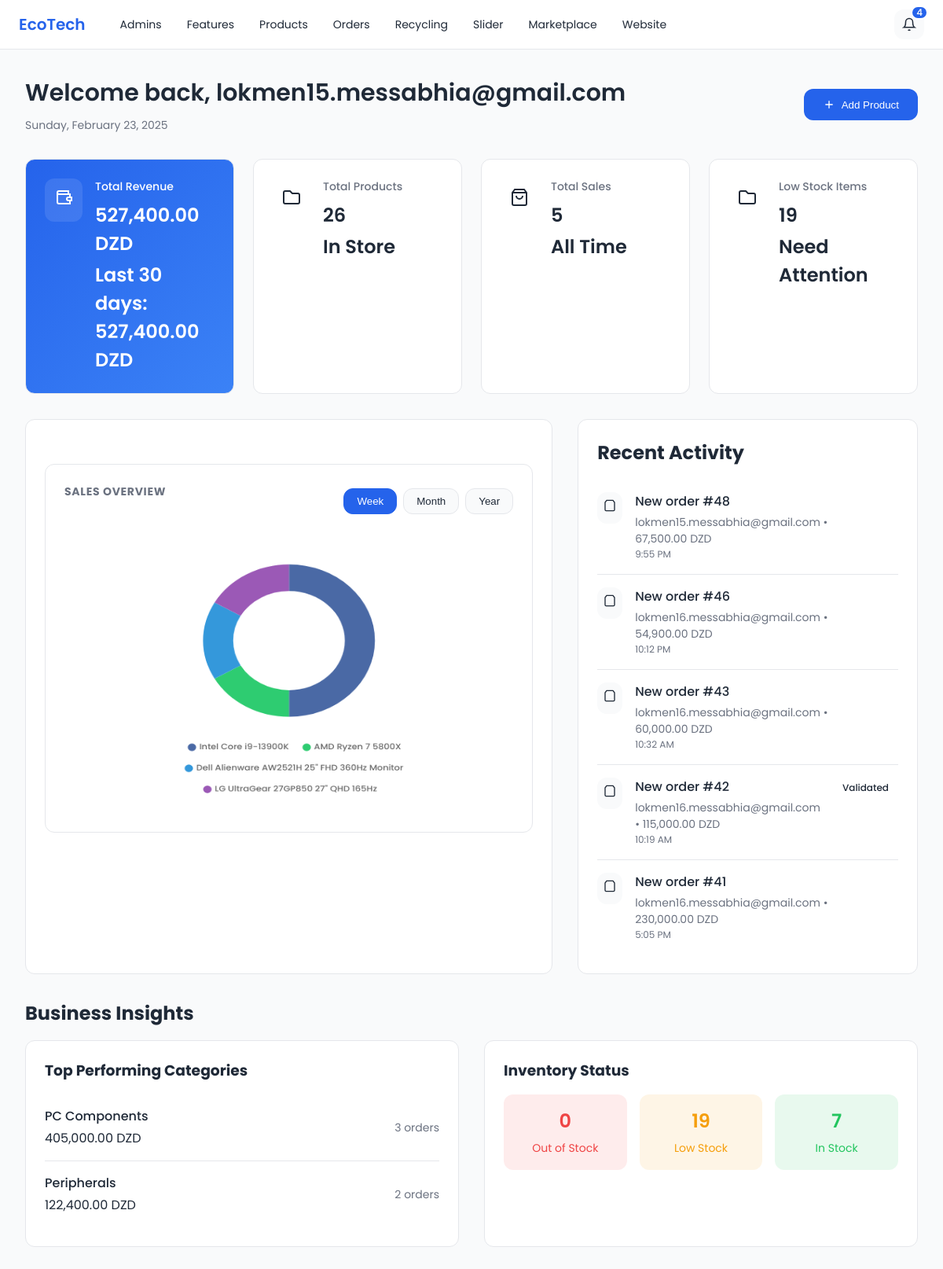
The page /dashboard.php (signed in) on the database as committed earlier.
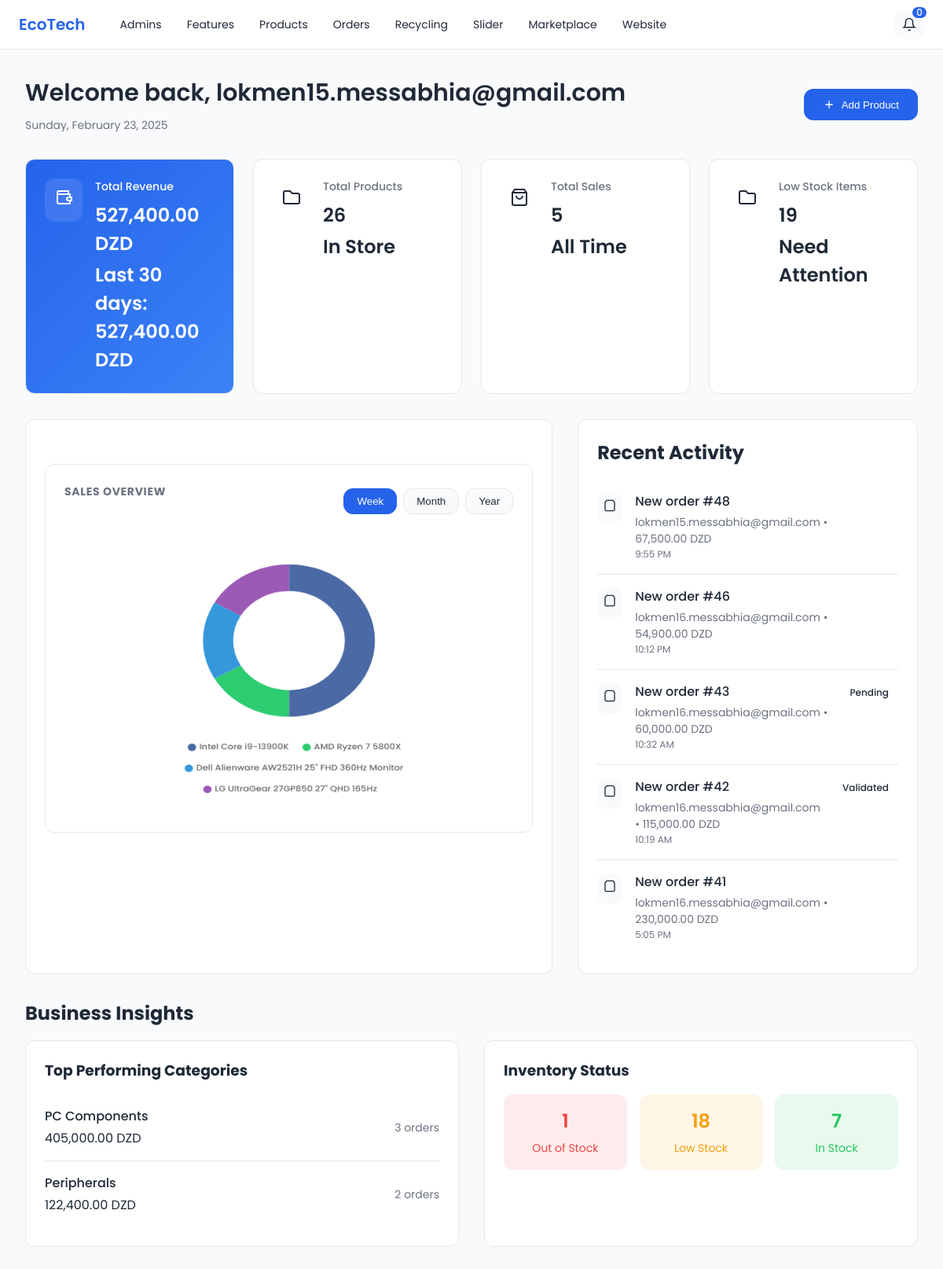
The same page on the database as committed later.
### tables this page shows
CREATE TABLE `orders` (
  `id` int(11) NOT NULL,
  `email` varchar(255) NOT NULL,
  `phone` varchar(20) NOT NULL,
  `address` text NOT NULL,
  `delivery_type` varchar(50) NOT NULL,
  `total_price` decimal(10,2) NOT NULL,
  `order_date` timestamp NOT NULL DEFAULT current_timestamp(),
  `status` varchar(50) NOT NULL,
  `qrtoken` varchar(255) NOT NULL,
  `user_id` int(11) NOT NULL,
  `wilaya_id` int(11) NOT NULL,
  `tracking_number` varchar(255) DEFAULT NULL
);

CREATE TABLE `users` (
  `id` int(11) NOT NULL,
  `email` varchar(255) NOT NULL,
  `phone` varchar(15) NOT NULL,
  `password` varchar(255) NOT NULL,
  `verification_token` varchar(6) DEFAULT NULL,
  `email_verified` tinyint(1) DEFAULT 0,
  `created_at` timestamp NOT NULL DEFAULT current_timestamp(),
  `profile_picture` varchar(255) DEFAULT NULL,
  `reset_token` varchar(255) DEFAULT NULL,
  `reset_token_expiry` datetime DEFAULT NULL,
  `username` varchar(255) DEFAULT NULL,
  `storage_used` bigint(20) DEFAULT 0,
  `storage_limit` bigint(20) DEFAULT 104857600
);

### dashboard.php (the view, shortened to what the changed rows need)
<?php
include 'db_connect.php';
$stmt = $pdo->prepare('SELECT * FROM admins WHERE id = ?');
$stmt->execute([$_SESSION['admin_id']]);
$admin = $stmt->fetch();
$query = "SELECT id, message, created_at FROM notifications WHERE is_read = 0 ORDER BY created_at DESC";
$stmt = $pdo->prepare($query);
$stmt->execute();
$notifications = $stmt->fetchAll(PDO::FETCH_ASSOC);
$new_orders_count = count($notifications);
?>
<!DOCTYPE html>
<html lang="en">
<head>
</head>
<body>
    <nav class="top-nav">
        <div class="nav-brand">
            <h1>EcoTech</h1>
        </div>
        <div class="nav-end">
            <div class="notification-icon" id="notificationIcon">
                <svg xmlns="http://www.w3.org/2000/svg" width="18" height="18" viewBox="0 0 24 24" fill="none" stroke="currentColor" stroke-width="2"><path d="M18 8A6 6 0 0 0 6 8c0 7-3 9-3 9h18s-3-2-3-9"></path><path d="M13.73 21a2 2 0 0 1-3.46 0"></path></svg>
                <span class="notification-badge"><?php echo $new_orders_count; ?></span>
            </div>
        </div>
    </nav>
    <div class="main-content">
        <div class="dashboard-header">
            <div class="welcome-section">
                <h1>Welcome back, <?php echo htmlspecialchars($admin['email']); ?></h1>
            </div>
        </div>
        <div class="dashboard-grid">
            <div class="chart-section">
                <div class="chart-container">
                    <div class="chart-header">
                        <h2>Sales Overview</h2>
                    </div>
                </div>
            </div>
            <div class="recent-activity">
                <h2>Recent Activity</h2>
                <div class="activity-list">
                    <?php
                        $stmt = $pdo->prepare('
                            SELECT o.id, o.order_date, u.email, o.status,
                                   SUM(p.price * od.quantity) as total_amount
                            FROM orders o
                            JOIN users u ON o.user_id = u.id
                            JOIN order_details od ON o.id = od.order_id
                            JOIN products p ON od.product_id = p.id
                            GROUP BY o.id, o.order_date, u.email, o.status
                            ORDER BY o.order_date DESC
                            LIMIT 5
                        ');
                        $stmt->execute();
                        $recent_orders = $stmt->fetchAll();
                        foreach ($recent_orders as $order):
                    ?>
                    <div class="activity-item">
                        <div class="activity-icon <?php echo $order['status']; ?>">
                            <svg xmlns="http://www.w3.org/2000/svg" width="16" height="16" viewBox="0 0 24 24" fill="none" stroke="currentColor" stroke-width="2"><path d="M6 2L3 6v14a2 2 0 002 2h14a2 2 0 002-2V6l-3-4z"/></svg>
                        </div>
                        <div class="activity-details">
                            <p class="activity-title">New order #<?php echo $order['id']; ?></p>
                            <p class="activity-meta">
                                <?php echo htmlspecialchars($order['email']); ?> •
                                <?php echo number_format($order['total_amount'], 2); ?> DZD
                            </p>
                            <p class="activity-time"><?php echo date('g:i A', strtotime($order['order_date'])); ?></p>
                        </div>
                        <div class="activity-status <?php echo $order['status']; ?>">
                            <?php echo ucfirst($order['status']); ?>
                        </div>
                    </div>
                    <?php endforeach; ?>
                </div>
            </div>
        </div>
        <?php if (isset($_SESSION['admin_role']) && $_SESSION['admin_role'] === 'superadmin'): ?>
        <div class="admin-insights">
            <h2>Business Insights</h2>
            <div class="insights-grid">
                <div class="insight-card">
                    <h3>Top Performing Categories</h3>
                    <div class="category-list">
                        <?php
                            $stmt = $pdo->prepare('
                                SELECT c.name, COUNT(o.id) as order_count, SUM(p.price * od.quantity) as revenue
                                FROM categories c
                                JOIN products p ON c.id = p.category_id
                                JOIN order_details od ON p.id = od.product_id
                                JOIN orders o ON od.order_id = o.id
                                GROUP BY c.id
                                ORDER BY revenue DESC
                                LIMIT 3
                            ');
                            $stmt->execute();
                            $top_categories = $stmt->fetchAll();
                            foreach ($top_categories as $category):
                        ?>
                        <div class="category-item">
                            <div class="category-info">
                                <h4><?php echo htmlspecialchars($category['name']); ?></h4>
                                <p><?php echo number_format($category['revenue'], 2); ?> DZD</p>
                            </div>
                            <div class="category-orders">
                                <?php echo $category['order_count']; ?> orders
                            </div>
                        </div>
                        <?php endforeach; ?>
                    </div>
                </div>
                <div class="insight-card">
                    <h3>Inventory Status</h3>
                    <div class="inventory-status">
                        <?php
                            $stmt = $pdo->prepare('
                                SELECT
                                    SUM(CASE WHEN stock = 0 THEN 1 ELSE 0 END) as out_of_stock,
                                    SUM(CASE WHEN stock BETWEEN 1 AND 10 THEN 1 ELSE 0 END) as low_stock,
                                    SUM(CASE WHEN stock > 10 THEN 1 ELSE 0 END) as in_stock
                                FROM products
                            ');
                            $stmt->execute();
                            $inventory = $stmt->fetch();
                        ?>
                        <div class="inventory-item critical">
                            <span class="count"><?php echo $inventory['out_of_stock']; ?></span>
                            <span class="label">Out of Stock</span>
                        </div>
                        <div class="inventory-item warning">
                            <span class="count"><?php echo $inventory['low_stock']; ?></span>
                            <span class="label">Low Stock</span>
                        </div>
                        <div class="inventory-item success">
                            <span class="count"><?php echo $inventory['in_stock']; ?></span>
                            <span class="label">In Stock</span>
                        </div>
                    </div>
                </div>
            </div>
        </div>
        <?php endif; ?>
    </div>
</body>
</html>

Rows that differ between the two databases and show on the page:
changed orders "10:32 AM": status (not shown) → "Pending"
Other text that changed with them:
$new_orders_count: "4" → "0"
$inventory['out_of_stock']: "0" → "1"
$inventory['low_stock']: "19" → "18"
